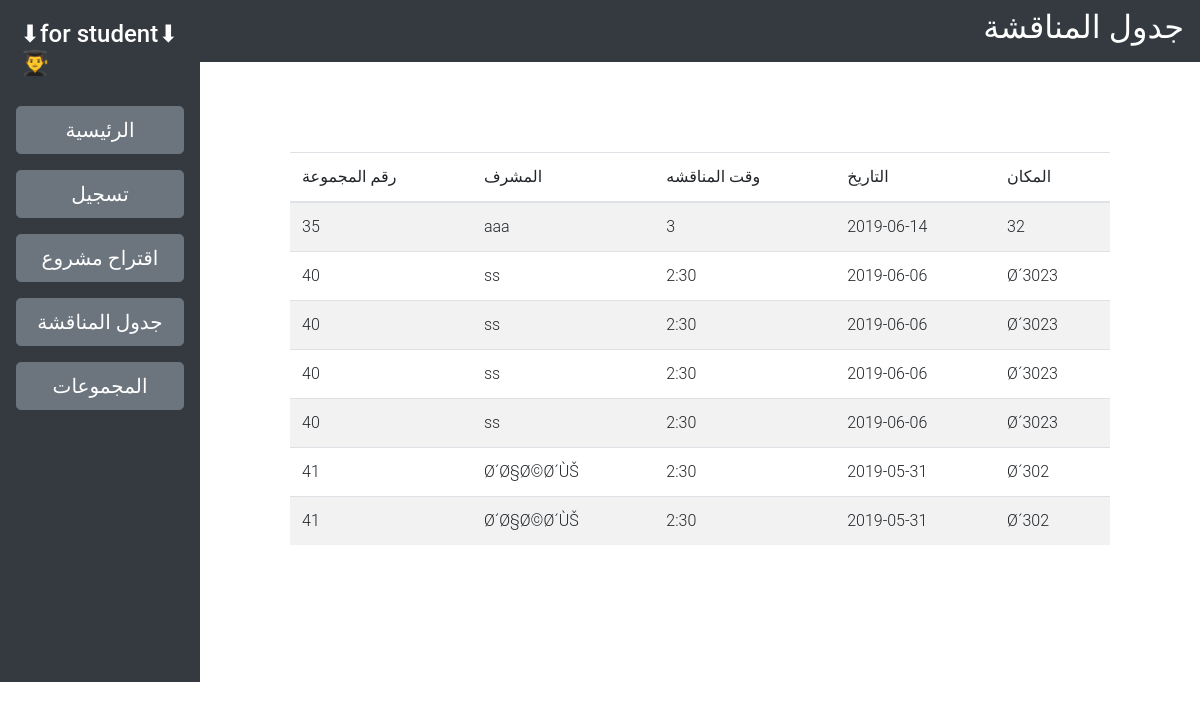
Screenshot of /Schedule.php with the database file from the repository.
### tables this page shows
CREATE TABLE `shda` (
  `id` int(11) NOT NULL,
  `techname` varchar(50) NOT NULL,
  `ngro` int(20) NOT NULL,
  `time` varchar(50) NOT NULL,
  `date` date NOT NULL,
  `place` varchar(50) NOT NULL,
  `project` varchar(50) NOT NULL
);

### Schedule.php (the view, shortened to what this page needs)
<?php
$server = 'localhost';
$user = 'root';
$password = '';
$db_name = 'm';
$conn = new mysqli($server,$user,$password,$db_name);
?>
<!DOCTYPE html>
<html lang="en">
<head>
    <link rel="stylesheet" href="css/style.css">
    <link rel="stylesheet" href="https://stackpath.bootstrapcdn.com/bootstrap/4.3.1/css/bootstrap.min.css">
</head>
<body >
    <div class="row mx-0">
    <div class="col-2" style="padding: 0px"  >
        <div class=" bg-dark" >
        <ul class="nav flex-column">
            <li class="nav-item" >
          <h4 class="text-white" style="margin:20px" >⬇for student⬇👨‍🎓</h4>
      </li>
            <li class="nav-item">
       <a class="nav-link active" href="index.php"><button type="button" class="btn btn-secondary btn-lg btn-block">الرئيسية</button>
</a>
      </li>
      <li class="nav-item">
       <a class="nav-link active" href="studentRegstir.PHP"><button type="button" class="btn btn-secondary btn-lg btn-block">تسجيل</button>
</a>
      </li>
      <li class="nav-item">
            <a class="nav-link active" href="suggestproject.php"><button type="button" class="btn btn-secondary btn-lg btn-block">اقتراح مشروع</button>
</a>
      </li>
      <li class="nav-item">
       <a class="nav-link" href="Schedule.php"> <button type="button" class="btn btn-secondary btn-lg btn-block">جدول المناقشة</button>
</a>
      </li>
            <li class="nav-item">
       <a class="nav-link" href="grost.php"> <button type="button" class="btn btn-secondary btn-lg btn-block">المجموعات</button>
</a>
      </li>
      </ul>
        <br><br><br><br><br><br><br><br><br><br><br>
    </div>
    </div>
       <div class="col-10 " style="padding: 0px ">
        <nav class="navbar navbar-dark bg-dark">
  <h2 class="text-white">جدول المناقشة</h2>
</nav>
     <div style="padding: 90PX"  >
        <form action="" method="post">
      <table class="table table-striped">
  <thead>
    <tr>
        <th scope="col">رقم المجموعة</th>
        <th scope="col">المشرف</th>
      <th scope="col">وقت المناقشه</th>
      <th scope="col">التاريخ</th>
      <th scope="col">المكان</th>
    </tr>
  </thead>
              <tbody>
   <?php
            $sql = "SELECT * FROM shda  ";
            $result = mysqli_query($conn, $sql);
            while($row = mysqli_fetch_assoc($result)) {
            ?>
            <tr>
                <td><?= $row['ngro'] ?></td>
                <td><?= $row['techname'] ?></td>
                <td><?= $row['time'] ?></td>
                 <td><?= $row['date'] ?></td>
                <td><?= $row['place'] ?></td>
            </tr>
            <?php
            }
            ?>
  </tbody>
        </table></form>
</div>
    </div>
    </div>
</body>
</html>

### css/style.css (style rules this page uses)
* { margin: 0; font-family: "Roboto", sans-serif, "Helvetica", sans-serif; font-weight: 300; }
.btn { background: #efefef; padding: 10px 15px; text-decoration: none; border-radius: 3px; color: #000; font-weight: 400; }
.container h1, h2, h3 { margin-top: 15px; margin-left: 0; font-weight: 400; }

### rows the page displays
shda: ngro "35", techname "aaa", time "3", date "2019-06-14", place "32"
shda: ngro "40", techname "ss", time "2:30", date "2019-06-06", place "Ø´3023"
shda: ngro "40", techname "ss", time "2:30", date "2019-06-06", place "Ø´3023"
shda: ngro "40", techname "ss", time "2:30", date "2019-06-06", place "Ø´3023"
shda: ngro "40", techname "ss", time "2:30", date "2019-06-06", place "Ø´3023"
shda: ngro "41", techname "Ø´Ø§Ø©Ø´ÙŠ", time "2:30", date "2019-05-31", place "Ø´302"
shda: ngro "41", techname "Ø´Ø§Ø©Ø´ÙŠ", time "2:30", date "2019-05-31", place "Ø´302"
